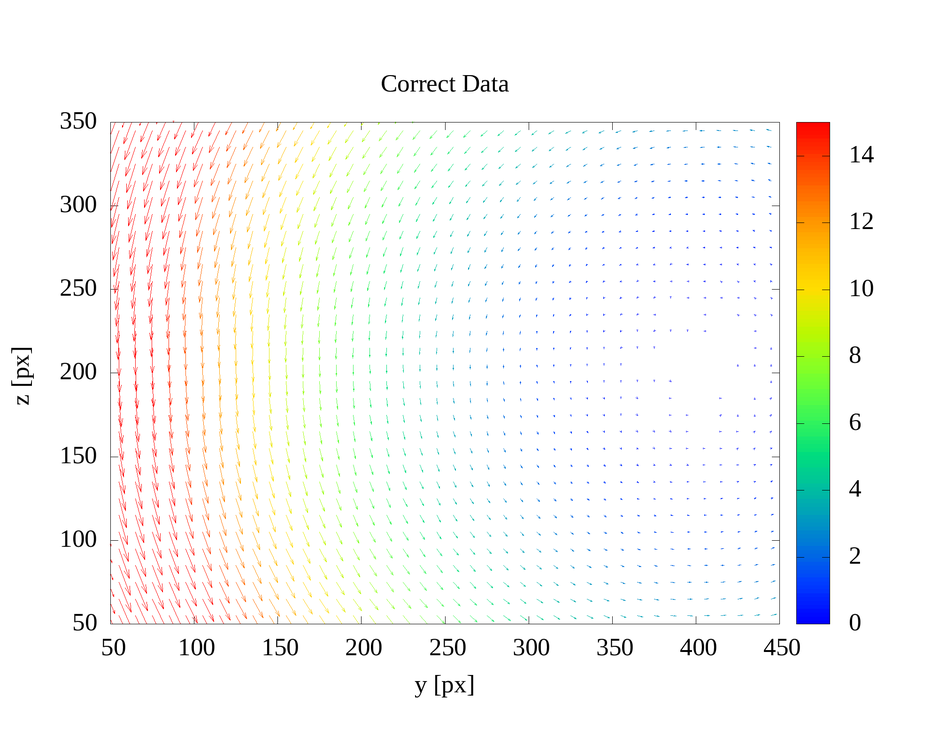
#> input picture 00_Reports/2304/images/correct.png, 939 x 751 px, shrunk from 2000 x 1600 before the run, given in place of calibration_8bit.bmp, which was not available
$ python bmp_to_png.py
#> lines starting #> are read from the running program, lines starting #| are printed output that depends on the picture
import cv2

# フォルダ名の読み込み
name = input('Data Name:')
#> the answer given: ../../../00_Reports/2304/images/correct.png

dirpath = "/mnt/e/workspace_SSD/04_basic_experiment/"
file_path = str(dirpath) + str(name)

## png に変換 ##
img = cv2.imread(file_path + '/41_calibration/binarization/calibration_8bit.bmp',
                 cv2.IMREAD_GRAYSCALE)
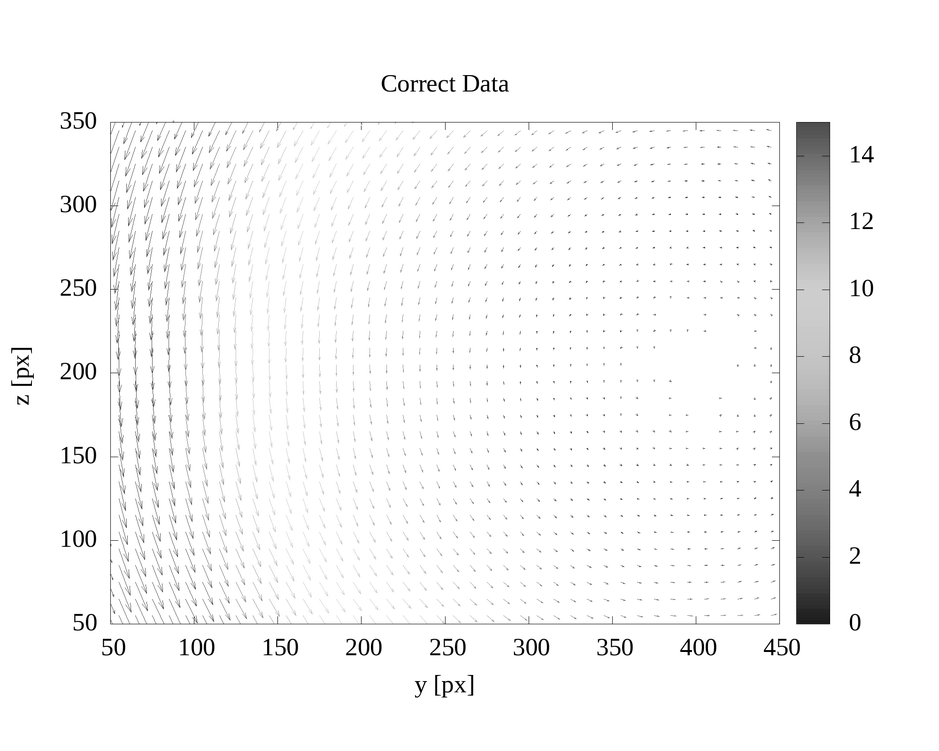
#> img: shape (751, 939); min 0, max 255, mean 248.2
# img_rotate = cv2.rotate(img, cv2.ROTATE_90_CLOCKWISE)
cv2.imwrite(file_path + '/41_calibration/binarization/calibration_8bit.png', img)

$ run again, on 00_Reports/2304/images/error_value.png
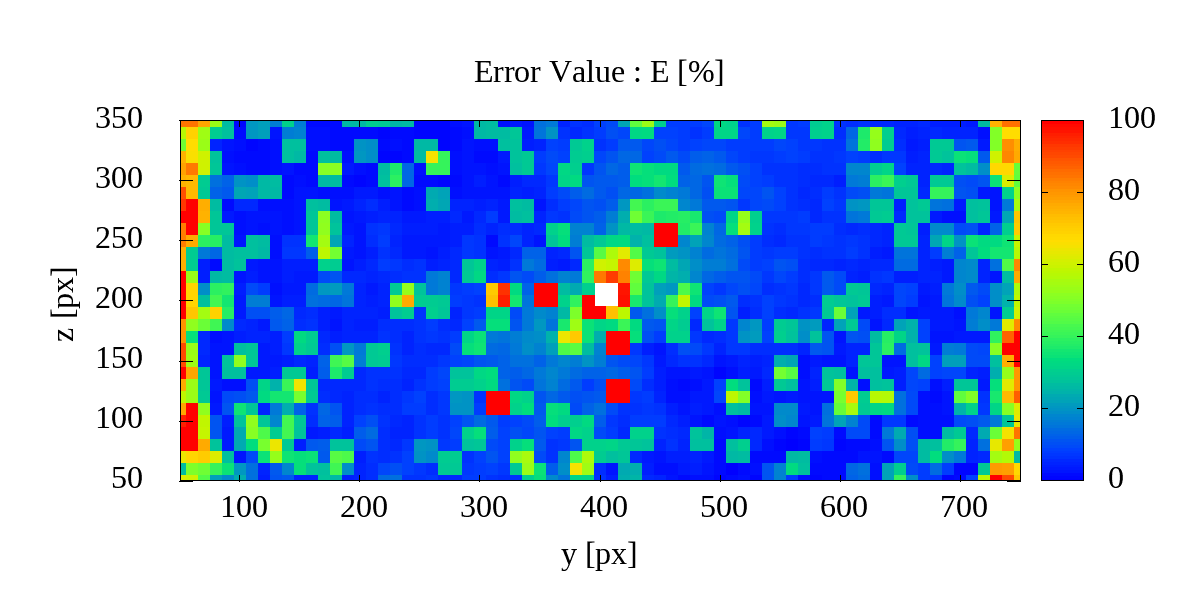
#> input picture 00_Reports/2304/images/error_value.png, 1200 x 600 px, given in place of calibration_8bit.bmp, which was not available
#> `img = cv2.imread(file_path + '/41_calibration/binarization/calibration..`:
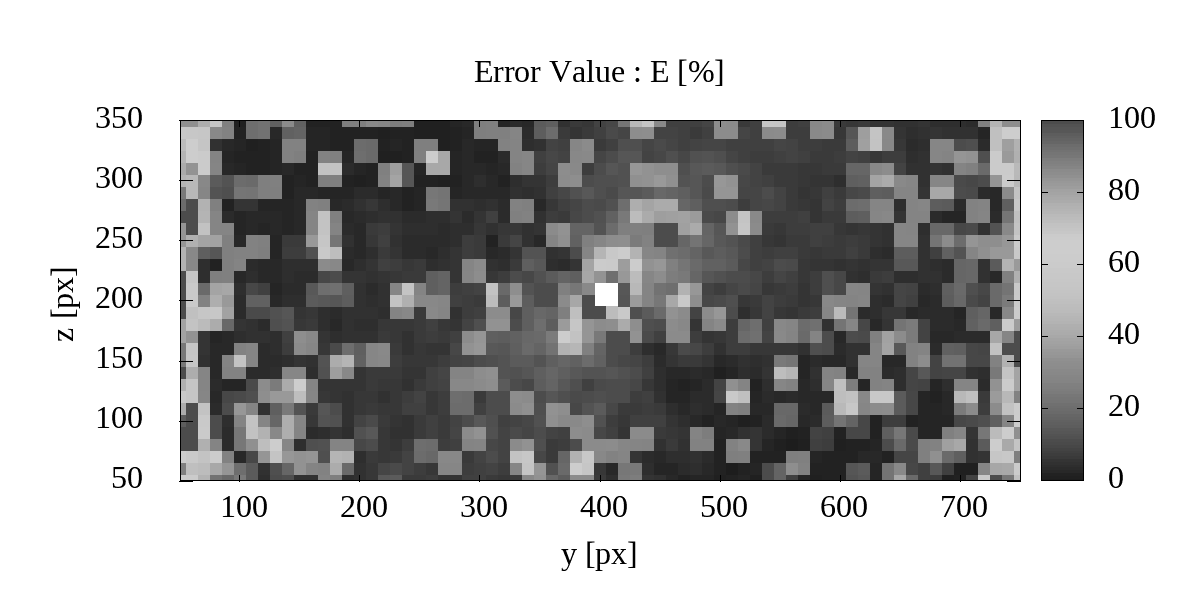
#> img: shape (600, 1200); min 0, max 255, mean 179.4
